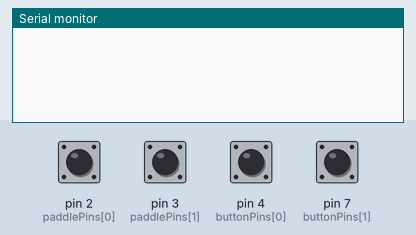
Recording of a sketch running on a simulated Arduino Uno, built with avr-gcc and run on an emulated ATmega328P. On the bench: the last lines printed to the serial monitor. Inputs (shaded band) come from the test bench; at power-on: pin 2 (paddlePins[0]), pin 3 (paddlePins[1]), pin 4 (buttonPins[0]), pin 7 (buttonPins[1]) HIGH.

Above: at 1.2 s.
1.3 s: pin 4 (buttonPins[0]) pulled LOW for 0.15 s
At 2.2 s:
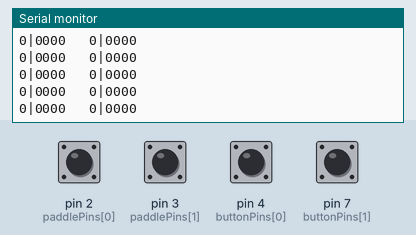
3.0 s: pin 7 (buttonPins[1]) pulled LOW for 0.15 s
6.1 s: pin 2 (paddlePins[0]) pulled LOW for 0.15 s
At 7.2 s:
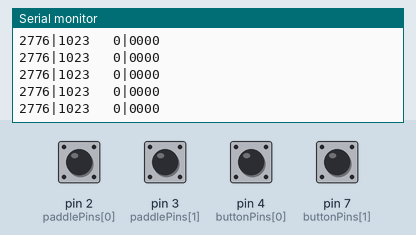
9.2 s: pin 3 (paddlePins[1]) pulled LOW for 0.15 s
At 9.9 s:
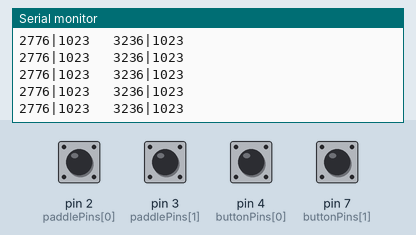
12.3 s: pin 2 (paddlePins[0]) pulled LOW for 1 s
At 13.1 s:
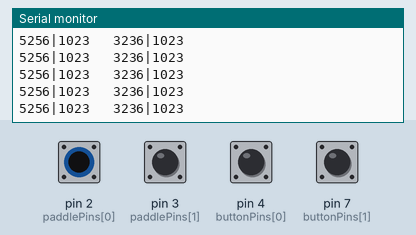
16.3 s: pin 3 (paddlePins[1]) pulled LOW for 1 s
At 17.4 s:
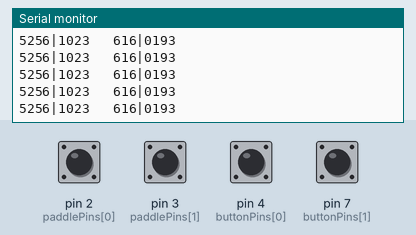
Timing chart, 0 to 19.3 s (numbered marks = the images above; inputs shaded):
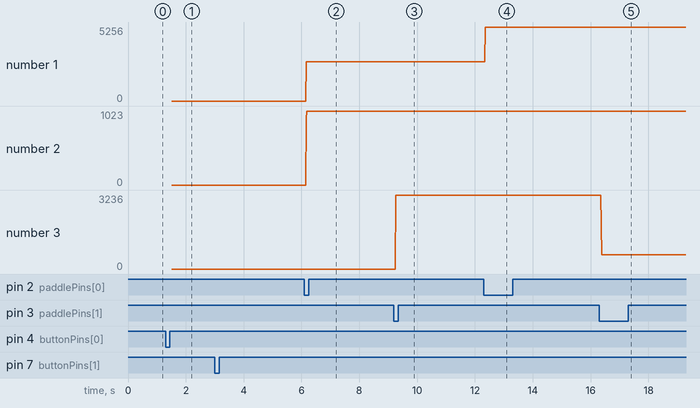

The sketch:

Paddle3.ino
```cpp
/*
  D5 -------------- POT -x
                    |
  D2 -- S1 -- R1 -- C1
                    |
  GND --------------+

  D7 -- X1 -- GND

  C1 = C2 = 4.7n
  R1 = R2 = 1k
  S1 = 74HC14

  Paddle controller:
  POT = 1M
  X1 = push button

  when POT is fully turned right, R(D2, C1) = 0Ohm

  Connect DB9:

                           -> PORT1
                           -> PORT2
  D7 --                    -> PORT3
  D4 --                    -> PORT4
  D2 -- R2 -- S12 -- C2 -- -> PORT5
                           -> PORT6
  D5 --                    -> PORT7
  GND -                    -> PORT8
  D3 -- R1 -- S12 -- C1 -- -> PORT9

  C1 -- GND
  C2 -- GND

  S1 - schmitt trigger
  5V -- S1Vcc
  GND - S1GND

*/

// toggle between debug dump and actual device
#define SERIAL_DUMP 1
#define HID_DEVICE 2
#define OUTPUT SERIAL_DUMP

// time the math done when printing values
//#define SERIAL_TIMING
// time how long a loop takes;
// disable other delay calls and sleeps for half a second each loop
//#define LOOP_TIMING

// apply a simple low pass filter
#define LOWPASS

// time to sleep at end of loop
static const int LOOP_DELTA = 12;

// paddle pin mapping
static const byte paddlePins[2] = {  2,  3 };
static const byte buttonPins[2] = {  4,  7 };
static const byte powerPin      =    5;

static const int overhead[3] = {
  51,       /* low overhead;  ~5% */
  51,       /* high overhead; ~5% */
  +26,      /* nudge it to the left a bit */
};

// trigger bitfield set by interrupts
// bit1 - paddle A
// bit0 - paddle B
volatile byte triggered;
// paddles which were encountered
volatile byte encountered;
// interrupt writes here;
// we could use paddles[] directly, but we want
// to do that only after a button was pressed
volatile int paddlesTmp[2];
int paddles[2], mins[2], maxs[2]; /* paddle state, 16bit */
#ifdef LOWPASS
// history-based low pass filter
float histories[2];
static const float LOWPASS_B = 0.9;
#endif

/* button state
   bit0   paddle left
   bit1   paddle right
   bit7   started acting as HID device

   I'd keep this as a global register allocation
   but arduino ide and gcc do weird things and
   end up dumping function definitions in front
   which break global register linking.
   So... keep it here as a global variable (pff slow)
*/
byte buttons; /* button state */

void Paddle1Charged()
{
  paddlesTmp[0] = TCNT1;
  triggered |= 0x2;
}

void Paddle2Charged()
{
  paddlesTmp[1] = TCNT1;
  triggered |= 0x1;
}

inline bool Started()
{
  return buttons |= ( (buttons != 0) << 7 );
}

inline void MyPrint(byte rc)
{
#if OUTPUT == SERIAL_DUMP
# ifdef SERIAL_TIMING
  unsigned long ttt = micros();
# else
  Serial.print(paddles[rc]); Serial.print('|');
# endif
#elif OUTPUT == HID_DEVICE
#else
# error "OUTPUT mode not defined"
#endif
  // compute analog joystick range 0-1023

  // clamp from 10-1013, i.e. add a dead zone at the edges
  // ...or something like that. Basically give us a buffer
  int pvalue = paddles[rc] + overhead[2];
  if(pvalue < overhead[0] + mins[rc]) pvalue = mins[rc] + overhead[0];
  if(pvalue > maxs[rc] - overhead[1]) pvalue = maxs[rc] - overhead[1];
  pvalue -= mins[rc] + overhead[0];

#if 0
  Serial.print(pvalue);
  Serial.print("|");
  Serial.print(maxs[rc] - mins[rc]);
  Serial.print("|");
  Serial.print(overhead[1] + overhead[0]);
#endif

  // use FPU real quick for better math
  // normalize values to 0-1023
  float f = pvalue;
  f /= (maxs[rc] - mins[rc] - overhead[1] - overhead[0]);
  f *= 1023;
#ifdef LOWPASS
  histories[rc] = histories[rc] - LOWPASS_B * (histories[rc] - f);
  f = histories[rc];
#endif
  // round; we should be between 0-1023
  f += 0.5;
  int r16 = (int)f;
  // make sure we're actually between 0-1023
  r16 &= 0x03FF;

  // TODO rolling average to alleviate glitches.
  // i.e. add a low pass filter on the values.
  // we still have memory and cycles, right?

#if OUTPUT == SERIAL_DUMP
# ifdef SERIAL_TIMING
  Serial.print(micros() - ttt);
  Serial.print("us\t");
# endif
#endif

#if OUTPUT == SERIAL_DUMP
  static char buffer[] = "0000?\t";

  register unsigned char ra asm("r14");
  ra = 4;
  while (ra--) {
    register unsigned char rb = r16 % 10;
    buffer[ra] = 48 + rb;
    r16 /= 10;
  }
  buffer[4] = (' ' + ((buttons & (1 << rc)) != 0));

  Serial.print(buffer);
#elif OUTPUT == HID_DEVICE
  // TODO write as HID joystick
  // Right now it only dumps the state of the controls over USB serial.
#else
# error "Output not defined"
#endif
}

void setup()
{
  // trigger for RC networks
  pinMode(powerPin, OUTPUT);
  digitalWrite(powerPin, LOW);
  // intialize paddle pins
  for (register unsigned char rc = 0; rc < 2; ++rc) {
    pinMode(paddlePins[rc], INPUT_PULLUP);
    pinMode(buttonPins[rc], INPUT_PULLUP);
  }

  // state
  buttons = 0;
  paddles[0] = paddles[1] = 0;
  mins[0] = mins[1] = 100;
  maxs[0] = maxs[1] = 300;

  triggered = 0;
  encountered = 0;

  // attach faaling edge interrupt on the paddle pins
  // schmitt trigger keeps pins high until the rc network
  // rises to ~2.4V when it drops low
  attachInterrupt(digitalPinToInterrupt(paddlePins[0]), Paddle1Charged, FALLING);
  attachInterrupt(digitalPinToInterrupt(paddlePins[1]), Paddle2Charged, FALLING);

  // setup TCNT1
  TCCR1A = 0; // normal mode; no OC, no PWM
  /* CS12 CS11 CS10
     0    0    0      off
     0    0    1      no prescaling
     0    1    0      1/8
     0    1    1      1/64
     1    0    0      1/256
     1    0    1      1/1024
     1    1    0      ext, falling edge
     1    1    1      ext, rising edge
  */
  // 1/64 prescaler gives good values ~0..~1000
  TCCR1B = (1 << CS11) | (1 << CS10);
  TCCR1C = 0; // no force output compare

  TIMSK1 = 0; // no timer interrupts

#if OUTPUT == SERIAL_DUMP
  Serial.begin(9600);
#elif OUTPUT == HID_DEVICE
#else
# error "Output not defined"
#endif
}

void loop()
{
#ifdef LOOP_TIMING
  unsigned long ttt = millis();
#endif
  register unsigned char ra; // accumulator; never stored to memory so hint it's a register

  // read pushbuttons' state
  ra = !digitalRead(buttonPins[0]);
  buttons |= ra << 1;
  ra = !digitalRead(buttonPins[1]);
  buttons |= ra;

  // check if we've been enabled
  if (Started()) {
    // prepare for reading pots
    paddles[0] = paddles[1] = 0;
    triggered = 0;

    // start very tight counter cycle

    // TSM = hold rest signals asserted
    // PSRSYNC = prescaler for TCNT0 & TCNT1
    GTCCR = (1 << TSM) | (1 << PSRSYNC);
    // set our timer to 0
    TCNT1 = 0;
    // allow TCNT1 to run
    GTCCR = 0x0;
    // start charging the cap
    digitalWrite(powerPin, HIGH);
    // loop
    // TODO allow only one paddle to be connected
    while(triggered != encountered);
    // cool, now ground the caps
    digitalWrite(powerPin, LOW);
    // the timer can keep running, I don't care
    // let's store the timing on the paddles
    paddles[0] = paddlesTmp[0];
    paddles[1] = paddlesTmp[1];

    // update range
    for(byte rb = 0; rb < 2; ++rb) {
      if (mins[rb] > paddles[rb]) mins[rb] = paddles[rb];
      if (maxs[rb] < paddles[rb]) maxs[rb] = paddles[rb];
    }

    // output
    MyPrint(0);
    MyPrint(1);
    Serial.println();

    // reset button state
    buttons &= 0xFC;

#ifndef LOOP_TIMING
    delay(LOOP_DELTA);
#endif
  } else {
#ifndef LOOP_TIMING;
    // flip the power on and off on the RC networks
    // to get them used to oscillating :-)
    digitalWrite(powerPin, HIGH);
    delay(LOOP_DELTA/3+1);
    digitalWrite(powerPin, LOW);
    delay(LOOP_DELTA-1);
    // remember which paddles were encountered, if any;
    // technically if none are encountered, there's no way
    // Started() will ever return true
    encountered = triggered;
    //Serial.print(encountered); Serial.println();
#endif
  }

  /*
    Now, everybody's favourite part: TIMING!

    Our 1MOhm 4.7nF RC network takes ~4.7ms to charge
    Actually it only takes *us* ~4 ms to charge since we only
    go 46-48% of the way instead of 67%

    To discharge the cap, we need to wait 4 * 3 =~ 12ms or such
    to get it below 5% charge; which is well enough for us

    To recap what this loop does:
    - a quarter of the time it charges the cap
    - the rest of the time is spent writing to serial and waiting

    Since the moment we're done reading the the timer,
    we have to waste 12ms or more.

    Why mention all of this? 4ms to charge caps + 1-2ms
    for serial communication + 12ms of sleep puts us at
    max 18ms per loop (and much better when the pots are
    turned right). ~17ms is enough for 60Hz snappiness.
    W00T!
  */

#ifdef LOOP_TIMING
  Serial.print(millis() - ttt); Serial.print("ms\n");
  delay(500); // debug
#endif
}
```

Measured:
- after the input at 1.3 s, the serial monitor: prints a new line at once (image 1)
- after the input at 6.1 s, the serial monitor: prints a new line after 0.06 s (image 2)
- after the input at 9.2 s, the serial monitor: prints a new line after 0.06 s (image 3)
- after the input at 12.3 s, the serial monitor: prints a new line after 0.06 s (image 4)
- after the input at 16.3 s, the serial monitor: prints a new line after 0.08 s (image 5)
- plotted number 1: 0 → 2776 after the input at 6.1 s, 2776 → 5256 after the input at 12.3 s
- plotted number 2: 0 → 1023 after the input at 6.1 s
- plotted number 3: 0 → 3236 after the input at 9.2 s, 3236 → 616 after the input at 16.3 s
